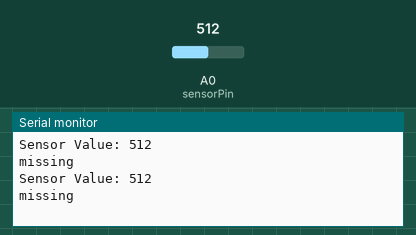
This sketch was run on a simulated Arduino Uno, built with avr-gcc and run on an emulated ATmega328P. Shown: the last lines printed to the serial monitor. The test bench sets the inputs (shaded band); at power-on: A0 (sensorPin) = 512.

Above: at 3.3 s.
3.4 s: A0 (sensorPin) set to 14
At 5.5 s:
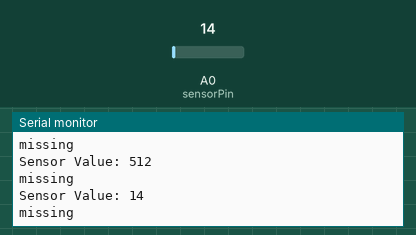
6.7 s: A0 (sensorPin) set to 11
At 8.6 s:
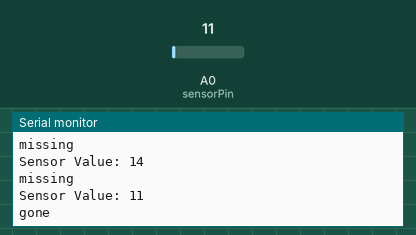
Timing chart, 0 to 10.1 s (numbered marks = the images above; inputs shaded):
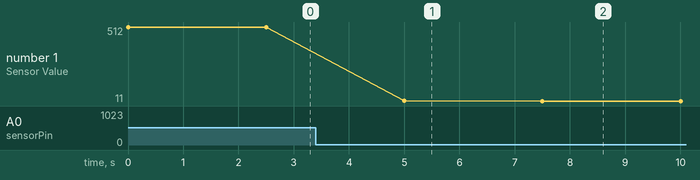

The sketch:

dist_test.ino
```cpp
const int sensorPin = A0;
const float baselineDist = 1;

void setup() {
  // put your setup code here, to run once:
  Serial.begin(9600);


}

void loop() {
  int sensorVal = analogRead(sensorPin);
  Serial.print("Sensor Value: ");
  Serial.print(sensorVal);
  Serial.println();

  if (sensorVal >= 13) {
  Serial.print("missing");
  Serial.println();

  } else {
  Serial.print("gone");
  Serial.println();
  }

  Serial.println();
  delay(2500);

}
```

Measured:
- the behaviour switches between 13 and 12 on A0 (sensorPin) (found by bisection; images 1 and 2)
- after the input at 3.4 s, the serial monitor: prints a new line after 1.6 s (image 1)
- after the input at 6.7 s, the serial monitor: prints a new line after 0.80 s (image 2)
- plotted number 1: 512 → 14 after the input at 3.4 s, 14 → 11 after the input at 6.7 s
